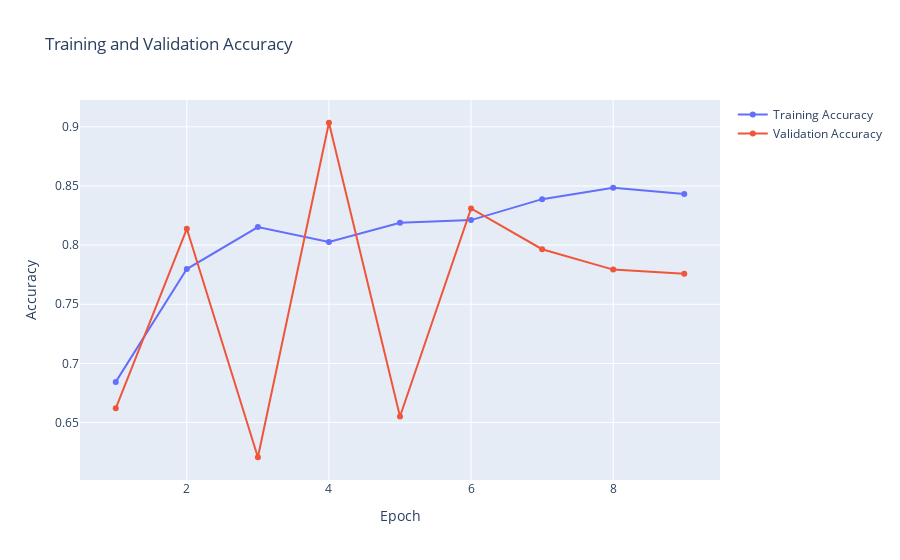
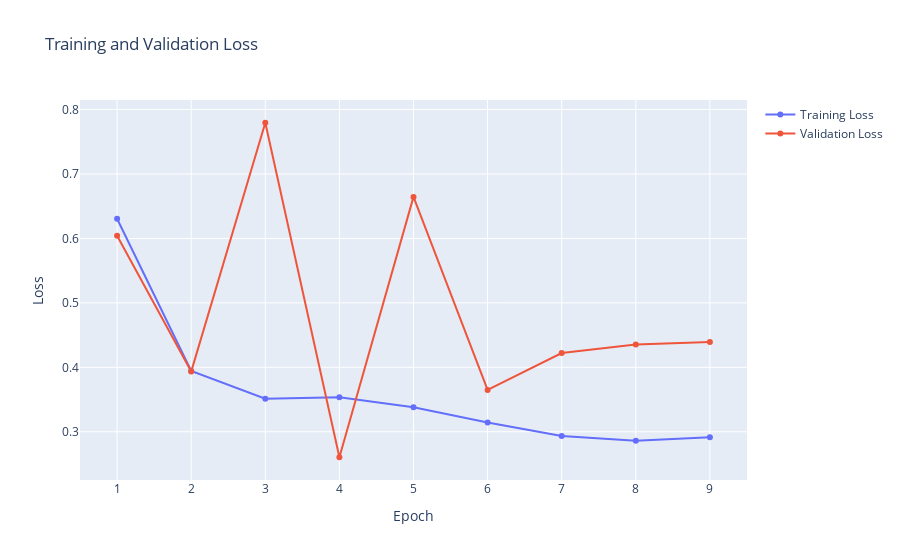

Source (notebook cell) for these figures, in order:
### Code cell
#Plot the graph
history_plot(epochs, history)

### Figure 1 — Plotly figure (JSON) as saved in the notebook; plotly's stock layout.template omitted (floating-point values rounded to 4 significant figures)
{"data": [{"name": "Training Accuracy", "type": "scatter", "x": [1, 2, 3, 4, 5, 6, 7, 8, 9, 10, 11, 12, 13, 14, 15, 16, 17, 18, 19, 20, 21, 22, 23, 24, 25, 26, 27, 28, 29, 30, 31, 32, 33, 34, 35, 36, 37, 38, 39, 40, 41, 42, 43, 44, 45, 46, 47, 48, 49, 50], "y": [0.6844, 0.7797, 0.8152, 0.8027, 0.8189, 0.8211, 0.8389, 0.8485, 0.8433]}, {"name": "Validation Accuracy", "type": "scatter", "x": [1, 2, 3, 4, 5, 6, 7, 8, 9, 10, 11, 12, 13, 14, 15, 16, 17, 18, 19, 20, 21, 22, 23, 24, 25, 26, 27, 28, 29, 30, 31, 32, 33, 34, 35, 36, 37, 38, 39, 40, 41, 42, 43, 44, 45, 46, 47, 48, 49, 50], "y": [0.6621, 0.8138, 0.6207, 0.9034, 0.6552, 0.831, 0.7966, 0.7793, 0.7759]}], "layout": {"autosize": true, "title": {"text": "Training and Validation Accuracy"}, "xaxis": {"anchor": "y", "autorange": true, "domain": [0, 1], "range": [0.4688, 9.531], "title": {"text": "Epoch"}, "type": "linear"}, "yaxis": {"anchor": "x", "autorange": true, "domain": [0, 1], "range": [0.5974, 0.9268], "title": {"text": "Accuracy"}, "type": "linear"}}}

### Figure 2 — Plotly figure (JSON) as saved in the notebook; plotly's stock layout.template omitted (floating-point values rounded to 4 significant figures)
{"data": [{"name": "Training Loss", "type": "scatter", "x": [1, 2, 3, 4, 5, 6, 7, 8, 9, 10, 11, 12, 13, 14, 15, 16, 17, 18, 19, 20, 21, 22, 23, 24, 25, 26, 27, 28, 29, 30, 31, 32, 33, 34, 35, 36, 37, 38, 39, 40, 41, 42, 43, 44, 45, 46, 47, 48, 49, 50], "y": [0.6306, 0.3942, 0.3512, 0.3534, 0.3379, 0.3144, 0.2933, 0.2862, 0.2913]}, {"name": "Validation Loss", "type": "scatter", "x": [1, 2, 3, 4, 5, 6, 7, 8, 9, 10, 11, 12, 13, 14, 15, 16, 17, 18, 19, 20, 21, 22, 23, 24, 25, 26, 27, 28, 29, 30, 31, 32, 33, 34, 35, 36, 37, 38, 39, 40, 41, 42, 43, 44, 45, 46, 47, 48, 49, 50], "y": [0.6042, 0.3933, 0.7795, 0.2604, 0.6645, 0.3649, 0.4222, 0.4355, 0.4394]}], "layout": {"autosize": true, "title": {"text": "Training and Validation Loss"}, "xaxis": {"anchor": "y", "autorange": true, "domain": [0, 1], "range": [0.4739, 9.526], "title": {"text": "Epoch"}, "type": "linear"}, "yaxis": {"anchor": "x", "autorange": true, "domain": [0, 1], "range": [0.2176, 0.8224], "title": {"text": "Loss"}, "type": "linear"}}}
